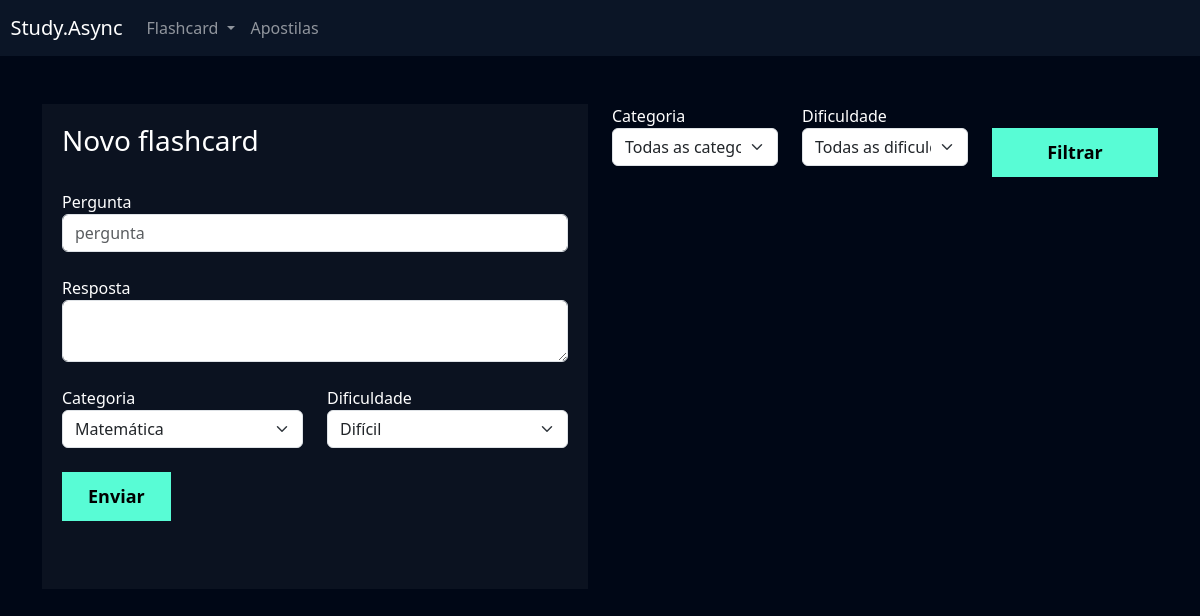
/flashcard/novo_flashcard/ (signed in), run on an earlier commit of the app's database.
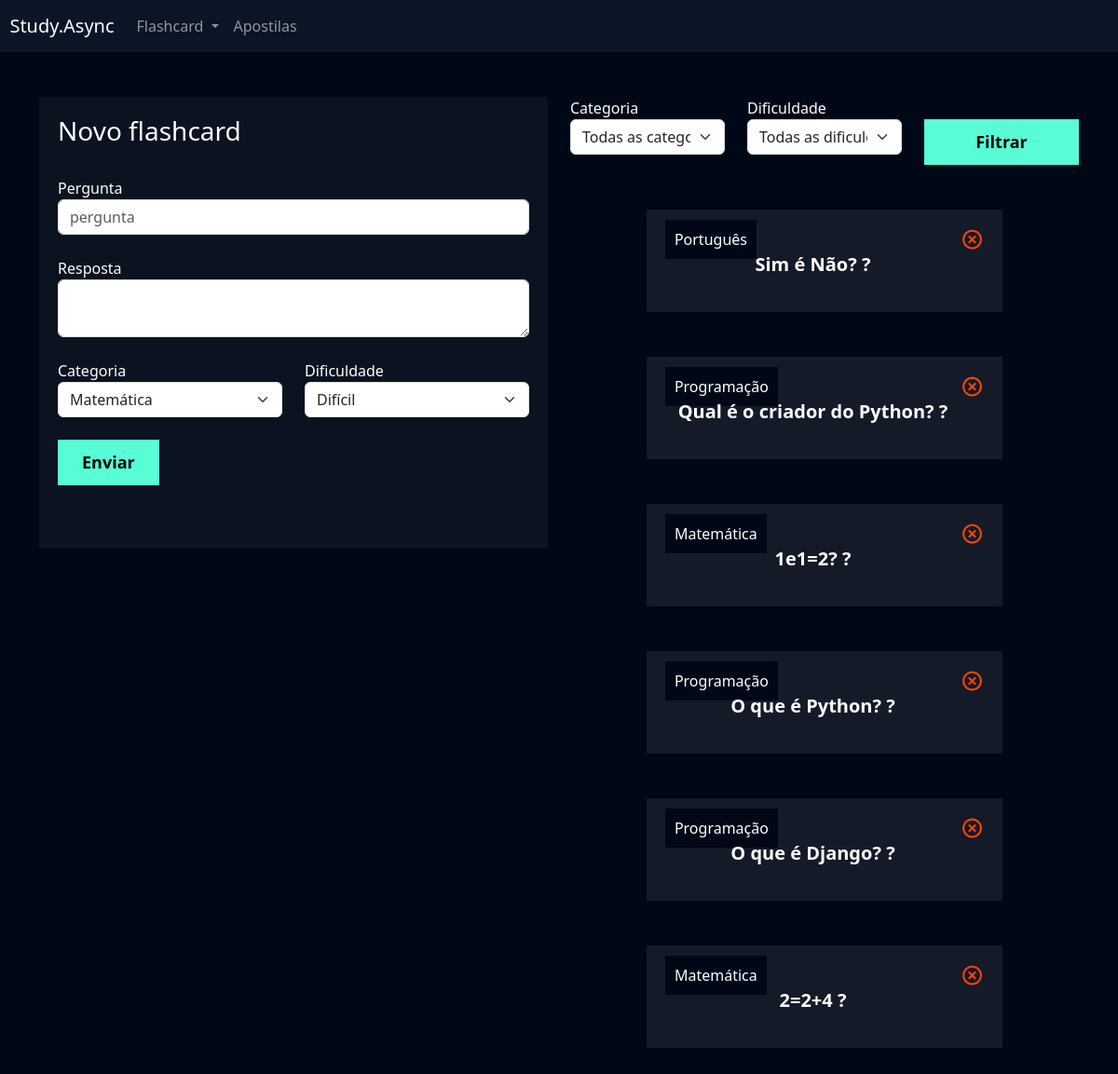
And on a later commit of the database.
### flashcard/models.py (models this page shows, shortened)
class Flashcard(models.Model):
    DIFICULDADE_CHOICES = (('D', 'Difícil'), ('M', 'Médio'), ('F', 'Fácil'))
    user = models.ForeignKey(User, on_delete=models.DO_NOTHING)
    pergunta = models.CharField(max_length=100)
    resposta = models.TextField()
    categoria = models.ForeignKey(Categoria, on_delete=models.DO_NOTHING)
    dificuldade = models.CharField(max_length=1, choices=DIFICULDADE_CHOICES)

class Categoria(models.Model):
    nome = models.CharField(max_length=20)
    def __str__(self):
        return self.nome

### flashcard/views.py (the view, shortened to what this page needs)
# urls.py: path('novo_flashcard/', views.novo_flashcard, name="novo_flashcard"),
def novo_flashcard(request):
    if not request.user.is_authenticated:
        return redirect('/usuarios/logar')
    if request.method == 'GET':
        categorias = Categoria.objects.all()
        dificuldades = Flashcard.DIFICULDADE_CHOICES
        flashcards = Flashcard.objects.filter(user=request.user)
        categoria_filtrar = request.GET.get('categoria')
        dificuldade_filtrar = request.GET.get('dificuldade')
        if categoria_filtrar:
            flashcards = flashcards.filter(categoria__id=categoria_filtrar)
        if dificuldade_filtrar:
            flashcards = flashcards.filter(dificuldade=dificuldade_filtrar)
        return render(
            request,
            'novo_flashcard.html',
            {
                'categorias': categorias,
                'dificuldades': dificuldades,
                'flashcards': flashcards,
            }
        )

### flashcard/templates/novo_flashcard.html (shortened to what this page needs)
{% extends "base.html" %}
{% load static %}
{% block 'cabecalho' %}
    <link href="{% static 'usuarios/css/cadastro.css' %}" rel="stylesheet">
    <link href='https://unpkg.com/boxicons@2.1.4/css/boxicons.min.css' rel='stylesheet'>
    <link href="{% static 'flashcard/css/novo_flashcard.css' %}" rel="stylesheet">
{% endblock 'cabecalho' %}
{% block 'conteudo' %}
{% include "partials/header.html" %}
    <div class="container">
        <br>
        <br>
        <div class="row">
            <div class="col-md">
                <div class="box-form">
                    <form action="{% url 'novo_flashcard' %}" method="POST"> {% csrf_token %}
                        <h3>Novo flashcard</h3>
                        <br>
                        <label>Pergunta</label>
                        <input type="text" class="form-control" placeholder="pergunta" name="pergunta">
                        <br>
                        <label>Resposta</label>
                        <textarea class="form-control" name="resposta"></textarea>
                        <br>
                        <div class="row">
                            <div class="col-md">
                                <label for="">Categoria</label>
                                <select class="form-select" name="categoria">
                                    {% for categoria in categorias %}
                                        <option value="{{categoria.id}}">{{categoria}}</option>
                                    {% endfor %}
                                </select>
                            </div>
                            <div class="col-md">
                                <label for="">Dificuldade</label>
                                <select class="form-select" name="dificuldade">
                                    {% for dificuldade in dificuldades %}
                                        <option value="{{dificuldade.0}}">{{dificuldade.1}}</option>"
                                    {% endfor %}
                                </select>
                            </div>
                        </div>
                        <br>
                        <input type="submit" value="Enviar" class="btn-cadastro">
                        <br>
                        <br>
                        <br>
                    </form>
                </div>
            </div>
            <div class="col-md">
                <form action="{% url 'novo_flashcard' %}" method="GET">
                    <div class="row">
                        <div class="col-md">
                            <label for="">Categoria</label>
                            <select name="categoria" id="" class="form-select">
                                <option value="">Todas as categorias</option>
                            </select>
                        </div>
                        <div class="col-md">
                            <label for="">Dificuldade</label>
                            <select name="dificuldade" id="" class="form-select">
                                <option value="">Todas as dificuldades</option>
                            </select>
                        </div>
                        <div class="col-md">
                            <br>
                            <input type="submit" style="width: 100%" value="Filtrar" class="btn-cadastro">
                        </div>
                    </div>
                </form>
                <br>
                <br>
                {% for flash in flashcards %}
                    <div class="box-new-flashcard" onclick="flip_card({{flash.id}})">
                        <div class="flashcard ">
                            <div class="flashcard-categoria">
                                {{flash.categoria}}
                            </div>
                            <a href="{% url 'deletar_flashcard' flash.id %}"><i class='icone-exit bx bx-x-circle'></i></a>                          <br>
                            <div class="flashcard-box-item">
                                <p class="flashcard-item">{{flash.pergunta}} ?</p>
                            </div>
                        </div>
                    </div>
                    <br>
                    <br>
                {% endfor %}
                <br>
                <br>
            </div>
        </div>
    </div>
{% endblock 'conteudo' %}

### templates/base.html (shortened to what this page needs)
{% load static %}
<!doctype html>
<html lang="en">
  <head>
    <link href="https://cdn.jsdelivr.net/npm/bootstrap@5.3.2/dist/css/bootstrap.min.css" rel="stylesheet">
    <link rel="stylesheet" href="{% static 'geral/css/base.css' %}">
    {% block 'cabecalho' %} {% endblock %}
  </head>
  <body>
    {% block 'conteudo' %}{% endblock %}
  </body>
</html>

### templates/partials/header.html (shortened to what this page needs)
<nav style="background-color: var(--main-color)" class="navbar navbar-expand-lg navbar-dark">
    <a class="navbar-brand" href="#">&nbsp&nbspStudy.Async</a>
    <div class="collapse navbar-collapse" id="navbarNav">
      <ul class="navbar-nav">
        <li class="nav-item dropdown">
          <a class="nav-link dropdown-toggle" href="#" id="navbarDropdown" role="button" data-bs-toggle="dropdown" aria-expanded="false">
            Flashcard
          </a>
        </li>
        <li class="nav-item">
          <a class="nav-link" href="">Apostilas</a>
        </li>
      </ul>
    </div>
  </nav>

### templates/static/geral/css/base.css (style rules this page uses)
:root { --main-color: #0b1526; --dark-color: #000716; --secondary-dark-color: rgb(15, 2, 26); --light-color: #00c1f3; --contrast-color: #f4c96b; --differential-color: #58fcd5; }
body { background-color: var(--dark-color) !important; color: white !important; }

### templates/static/usuarios/css/cadastro.css (style rules this page uses)
* { margin: 0; padding: 0; }
.box-form { padding: 20px; background-color: rgba(217,217,217, .05); color: white !important; }
.btn-cadastro { padding: 10px; background-color: #58fcd5; border: none; border: 1px solid #58fcd5; font-size: 18px; font-weight: bold; padding-left: 25px; padding-right: 25px; }

### templates/static/flashcard/css/novo_flashcard.css (style rules this page uses)
.box-new-flashcard { width: 70%; margin: auto; }
.flashcard { background-color: rgba(255, 255, 255, .08); padding: 20px; }
.flashcard-box-item { text-align: center; }
.flashcard p { font-size: 20px; font-weight: bold; cursor: pointer; }
.flashcard-categoria { background-color: var(--dark-color); display: inline; padding: 10px; }
.icone-exit { float: right; font-size: 25px; color: orangered; }

What changed in the data, as far as the page shows it:
added Flashcard: categoria "Português", pergunta "Sim é Não?"
added Flashcard: categoria "Programação", pergunta "Qual é o criador do Python?"
added Flashcard: categoria "Matemática", pergunta "1e1=2?"
added Flashcard: categoria "Programação", pergunta "O que é Python?"
added Flashcard: categoria "Programação", pergunta "O que é Django?"
added Flashcard: categoria "Matemática", pergunta "2=2+4"
